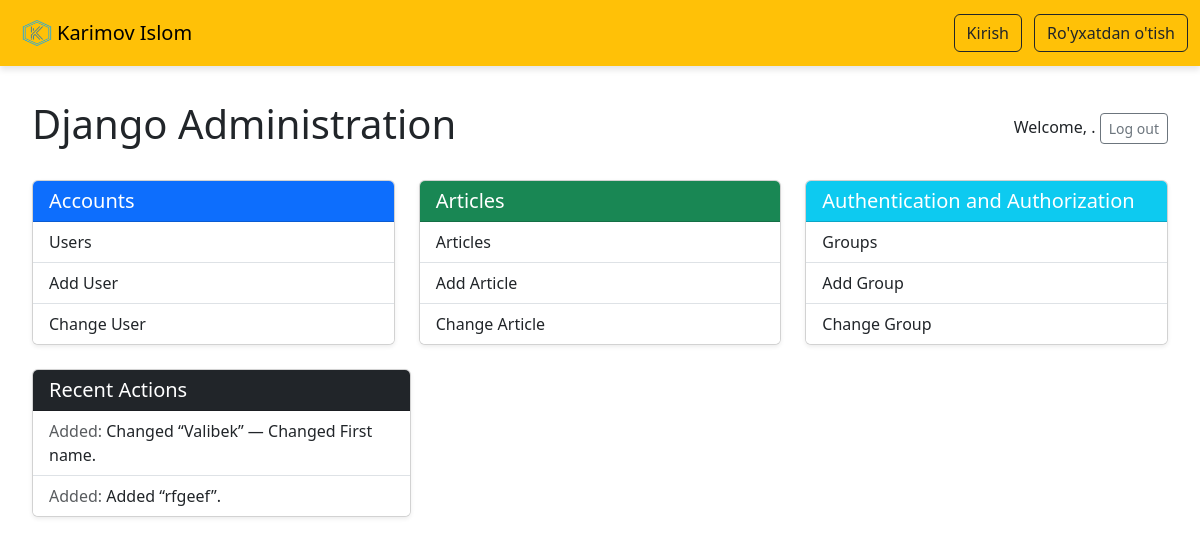
/admins/, run on the app's committed database.
### admin_dashboard/models.py (models this page shows)
class Action(models.Model):
    user = models.ForeignKey(settings.AUTH_USER_MODEL, on_delete=models.CASCADE)
    action = models.CharField(max_length=20)
    content_type = models.ForeignKey(ContentType, on_delete=models.CASCADE)
    object_id = models.PositiveIntegerField()
    object_repr = models.CharField(max_length=200)
    timestamp = models.DateTimeField(auto_now_add=True)
    class Meta:
        ordering = ['-timestamp']

### admin_dashboard/views.py (the view)
# urls.py: path('admins/', admin_views.custom_admin_view, name='custom_admin_dashboard'),
def custom_admin_view(request):
    articles = Article.objects.all()
    accounts = CustomUser.objects.all()
    comments = Comment.objects.all()
    recent_actions = Action.objects.all()[:10]
    return render(request, 'custom_admin/admin_dashboard.html', {
        'accounts': accounts,
        'articles': articles,
        'comments': comments,
        'recent_actions': recent_actions,
    })

### templates/custom_admin/admin_dashboard.html
{% extends 'base.html' %}
{% load static %}
{% block content %}
<div class="container-fluid mt-4">
    <div class="d-flex justify-content-between align-items-center mb-4">
        <h1>Django Administration</h1>
        <div>
            <span>Welcome, {{ request.user.username }}.</span>
            <a href="{% url 'admin:logout' %}" class="btn btn-outline-secondary btn-sm ml-2">Log out</a>
        </div>
    </div>
    <div class="row mb-4">
        <div class="col-md-4">
            <div class="card shadow-sm">
                <div class="card-header bg-primary text-white">
                    <h5 class="mb-0">Accounts</h5>
                </div>
                <ul class="list-group list-group-flush">
                    <a href="{% url 'admin:accounts_customuser_changelist' %}" class="list-group-item list-group-item-action">
                        Users
                    </a>
                    <a href="{% url 'admin:accounts_customuser_add' %}" class="list-group-item list-group-item-action">
                        Add User
                    </a>
                    <a href="{% url 'admin:accounts_customuser_changelist' %}" class="list-group-item list-group-item-action">
                        Change User
                    </a>
                </ul>
            </div>
        </div>
        <div class="col-md-4">
            <div class="card shadow-sm">
                <div class="card-header bg-success text-white">
                    <h5 class="mb-0">Articles</h5>
                </div>
                <ul class="list-group list-group-flush">
                    <a href="{% url 'admin:articles_article_changelist' %}" class="list-group-item list-group-item-action">
                        Articles
                    </a>
                    <a href="{% url 'admin:articles_article_add' %}" class="list-group-item list-group-item-action">
                        Add Article
                    </a>
                    <a href="{% url 'admin:articles_article_changelist' %}" class="list-group-item list-group-item-action">
                        Change Article
                    </a>
                </ul>
            </div>
        </div>
        <div class="col-md-4">
            <div class="card shadow-sm">
                <div class="card-header bg-info text-white">
                    <h5 class="mb-0">Authentication and Authorization</h5>
                </div>
                <ul class="list-group list-group-flush">
                    <a href="{% url 'admin:auth_group_changelist' %}" class="list-group-item list-group-item-action">
                        Groups
                    </a>
                    <a href="{% url 'admin:auth_group_add' %}" class="list-group-item list-group-item-action">
                        Add Group
                    </a>
                    <a href="{% url 'admin:auth_group_changelist' %}" class="list-group-item list-group-item-action">
                        Change Group
                    </a>
                </ul>
            </div>
        </div>
    </div>
    <div class="col-md-4">
        <div class="card shadow-sm">
        <div class="card-header bg-dark text-white">
            <h5 class="mb-0">Recent Actions</h5>
        </div>
        <ul class="list-group list-group-flush">
            {% for action in recent_actions %}
            <li class="list-group-item">
                <span class="text-muted">{{ action.action|capfirst }}:</span> {{ action.object_repr }}
            </li>
            {% empty %}
            <li class="list-group-item text-center text-muted">No recent actions</li>
            {% endfor %}
        </ul>
    </div>
    </div>
</div>
{% endblock %}

### static/css/styles.css (style rules this page uses)
body { padding-top: 56px; }
.row { display: flex; flex-wrap: wrap; }
.col-md-8, .col-md-4 { flex: 1; max-width: 100%; }
@media (min-width: 768px) { .col-md-4 { max-width: 33.3333%; } }
body { font-size: 16px; }

### data on the page
Action: action "Added", object_repr "Changed “Valibek” — Changed First name."
Action: action "Added", object_repr "Added “rfgeef”."
